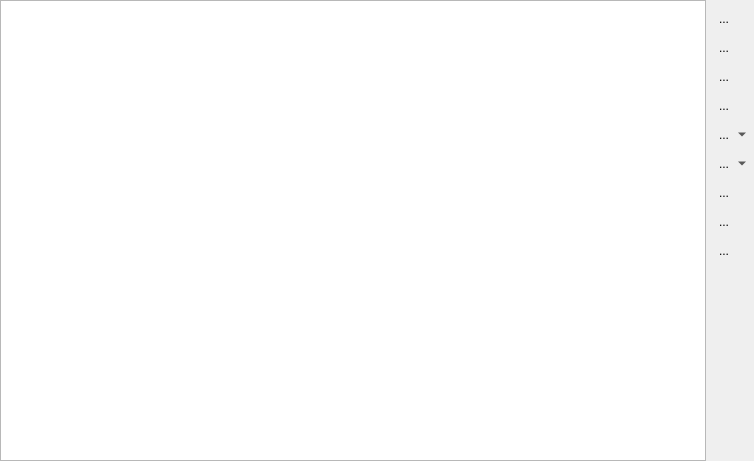
<?xml version="1.0" encoding="UTF-8"?>
<ui version="4.0">
 <class>FormPixelEditor</class>
 <widget class="QWidget" name="FormPixelEditor">
  <property name="geometry">
   <rect>
    <x>0</x>
    <y>0</y>
    <width>754</width>
    <height>461</height>
   </rect>
  </property>
  <property name="windowTitle">
   <string>Form</string>
  </property>
  <layout class="QGridLayout" name="gridLayout">
   <property name="leftMargin">
    <number>0</number>
   </property>
   <property name="topMargin">
    <number>0</number>
   </property>
   <property name="rightMargin">
    <number>4</number>
   </property>
   <property name="bottomMargin">
    <number>0</number>
   </property>
   <property name="horizontalSpacing">
    <number>4</number>
   </property>
   <property name="verticalSpacing">
    <number>0</number>
   </property>
   <item row="0" column="0">
    <widget class="QWGraphicsView" name="graphicsView">
     <property name="alignment">
      <set>Qt::AlignLeading|Qt::AlignLeft|Qt::AlignTop</set>
     </property>
    </widget>
   </item>
   <item row="0" column="1">
    <layout class="QVBoxLayout" name="verticalLayout">
     <property name="spacing">
      <number>8</number>
     </property>
     <property name="leftMargin">
      <number>2</number>
     </property>
     <property name="topMargin">
      <number>8</number>
     </property>
     <property name="rightMargin">
      <number>2</number>
     </property>
     <item>
      <widget class="QToolButton" name="toolBtnSave">
       <property name="text">
        <string>...</string>
       </property>
       <property name="iconSize">
        <size>
         <width>28</width>
         <height>28</height>
        </size>
       </property>
       <property name="autoRaise">
        <bool>true</bool>
       </property>
      </widget>
     </item>
     <item>
      <widget class="QToolButton" name="toolBntSelect">
       <property name="autoFillBackground">
        <bool>false</bool>
       </property>
       <property name="text">
        <string>...</string>
       </property>
       <property name="iconSize">
        <size>
         <width>28</width>
         <height>28</height>
        </size>
       </property>
       <property name="autoRaise">
        <bool>true</bool>
       </property>
      </widget>
     </item>
     <item>
      <widget class="QToolButton" name="toolBntEdit">
       <property name="text">
        <string>...</string>
       </property>
       <property name="iconSize">
        <size>
         <width>28</width>
         <height>28</height>
        </size>
       </property>
       <property name="autoRaise">
        <bool>true</bool>
       </property>
      </widget>
     </item>
     <item>
      <widget class="QToolButton" name="toolBntMeasure">
       <property name="text">
        <string>...</string>
       </property>
       <property name="iconSize">
        <size>
         <width>28</width>
         <height>28</height>
        </size>
       </property>
       <property name="autoRaise">
        <bool>true</bool>
       </property>
      </widget>
     </item>
     <item>
      <widget class="QToolButton" name="toolBtnMove">
       <property name="contextMenuPolicy">
        <enum>Qt::DefaultContextMenu</enum>
       </property>
       <property name="text">
        <string>...</string>
       </property>
       <property name="iconSize">
        <size>
         <width>28</width>
         <height>28</height>
        </size>
       </property>
       <property name="popupMode">
        <enum>QToolButton::MenuButtonPopup</enum>
       </property>
       <property name="autoRaise">
        <bool>true</bool>
       </property>
      </widget>
     </item>
     <item alignment="Qt::AlignHCenter">
      <widget class="QToolButton" name="toolBtnRotateFlip">
       <property name="text">
        <string>...</string>
       </property>
       <property name="iconSize">
        <size>
         <width>28</width>
         <height>28</height>
        </size>
       </property>
       <property name="autoRepeat">
        <bool>false</bool>
       </property>
       <property name="popupMode">
        <enum>QToolButton::MenuButtonPopup</enum>
       </property>
       <property name="toolButtonStyle">
        <enum>Qt::ToolButtonIconOnly</enum>
       </property>
       <property name="autoRaise">
        <bool>true</bool>
       </property>
       <property name="arrowType">
        <enum>Qt::NoArrow</enum>
       </property>
      </widget>
     </item>
     <item>
      <widget class="QToolButton" name="toolBtnReserve">
       <property name="text">
        <string>...</string>
       </property>
       <property name="iconSize">
        <size>
         <width>28</width>
         <height>28</height>
        </size>
       </property>
       <property name="autoRaise">
        <bool>true</bool>
       </property>
      </widget>
     </item>
     <item>
      <widget class="QToolButton" name="toolBtnCenter">
       <property name="text">
        <string>...</string>
       </property>
       <property name="iconSize">
        <size>
         <width>28</width>
         <height>28</height>
        </size>
       </property>
       <property name="autoRaise">
        <bool>true</bool>
       </property>
      </widget>
     </item>
     <item>
      <widget class="QToolButton" name="toolBtnAutoResize">
       <property name="text">
        <string>...</string>
       </property>
       <property name="iconSize">
        <size>
         <width>28</width>
         <height>28</height>
        </size>
       </property>
       <property name="autoRaise">
        <bool>true</bool>
       </property>
      </widget>
     </item>
     <item>
      <spacer name="verticalSpacer">
       <property name="orientation">
        <enum>Qt::Vertical</enum>
       </property>
       <property name="sizeHint" stdset="0">
        <size>
         <width>20</width>
         <height>40</height>
        </size>
       </property>
      </spacer>
     </item>
    </layout>
   </item>
  </layout>
  <action name="actFlipHorizontal">
   <property name="icon">
    <iconset resource="Img.qrc">
     <normaloff>:/Image/PixelEditor/FlipHorizontal.svg</normaloff>:/Image/PixelEditor/FlipHorizontal.svg</iconset>
   </property>
   <property name="text">
    <string>水平翻转</string>
   </property>
   <property name="toolTip">
    <string>水平翻转图片或选定内容</string>
   </property>
  </action>
  <action name="actFlipVerital">
   <property name="icon">
    <iconset resource="Img.qrc">
     <normaloff>:/Image/PixelEditor/FlipVertical.svg</normaloff>:/Image/PixelEditor/FlipVertical.svg</iconset>
   </property>
   <property name="text">
    <string>垂直翻转</string>
   </property>
   <property name="toolTip">
    <string>垂直翻转</string>
   </property>
  </action>
  <action name="actRotateLeft">
   <property name="icon">
    <iconset resource="Img.qrc">
     <normaloff>:/Image/PixelEditor/RotateLeft.svg</normaloff>:/Image/PixelEditor/RotateLeft.svg</iconset>
   </property>
   <property name="text">
    <string>向左旋转</string>
   </property>
   <property name="toolTip">
    <string>向左旋转</string>
   </property>
  </action>
  <action name="actRotateRight">
   <property name="icon">
    <iconset resource="Img.qrc">
     <normaloff>:/Image/PixelEditor/RotateRight.svg</normaloff>:/Image/PixelEditor/RotateRight.svg</iconset>
   </property>
   <property name="text">
    <string>向右旋转</string>
   </property>
   <property name="toolTip">
    <string>向右旋转</string>
   </property>
  </action>
  <action name="actMoveUp">
   <property name="icon">
    <iconset resource="Img.qrc">
     <normaloff>:/Image/PixelEditor/MoveUp.svg</normaloff>:/Image/PixelEditor/MoveUp.svg</iconset>
   </property>
   <property name="text">
    <string>上移</string>
   </property>
   <property name="shortcut">
    <string>Up</string>
   </property>
  </action>
  <action name="actMoveDown">
   <property name="icon">
    <iconset resource="Img.qrc">
     <normaloff>:/Image/PixelEditor/MoveDown.svg</normaloff>:/Image/PixelEditor/MoveDown.svg</iconset>
   </property>
   <property name="text">
    <string>下移</string>
   </property>
   <property name="shortcut">
    <string>Down</string>
   </property>
  </action>
  <action name="actMoveLeft">
   <property name="icon">
    <iconset resource="Img.qrc">
     <normaloff>:/Image/PixelEditor/MoveLeft.svg</normaloff>:/Image/PixelEditor/MoveLeft.svg</iconset>
   </property>
   <property name="text">
    <string>左移</string>
   </property>
   <property name="shortcut">
    <string>Left</string>
   </property>
  </action>
  <action name="actMoveRight">
   <property name="icon">
    <iconset resource="Img.qrc">
     <normaloff>:/Image/PixelEditor/MoveRight.svg</normaloff>:/Image/PixelEditor/MoveRight.svg</iconset>
   </property>
   <property name="text">
    <string>右移</string>
   </property>
   <property name="shortcut">
    <string>Right</string>
   </property>
  </action>
  <action name="actMove">
   <property name="icon">
    <iconset resource="Img.qrc">
     <normaloff>:/Image/PixelEditor/Move.svg</normaloff>:/Image/PixelEditor/Move.svg</iconset>
   </property>
   <property name="text">
    <string>移动</string>
   </property>
  </action>
  <action name="actReserve">
   <property name="icon">
    <iconset resource="Img.qrc">
     <normaloff>:/Image/PixelEditor/Reverse.svg</normaloff>:/Image/PixelEditor/Reverse.svg</iconset>
   </property>
   <property name="text">
    <string>反色</string>
   </property>
   <property name="toolTip">
    <string>反色</string>
   </property>
  </action>
  <action name="actAutoResize">
   <property name="icon">
    <iconset resource="Img.qrc">
     <normaloff>:/Image/PixelEditor/Resize.svg</normaloff>:/Image/PixelEditor/Resize.svg</iconset>
   </property>
   <property name="text">
    <string>自适应大小</string>
   </property>
   <property name="toolTip">
    <string>自适应大小</string>
   </property>
  </action>
  <action name="actCenter">
   <property name="icon">
    <iconset resource="Img.qrc">
     <normaloff>:/Image/PixelEditor/Center.svg</normaloff>:/Image/PixelEditor/Center.svg</iconset>
   </property>
   <property name="text">
    <string>居中</string>
   </property>
   <property name="toolTip">
    <string>居中</string>
   </property>
  </action>
  <action name="actSelect">
   <property name="checkable">
    <bool>true</bool>
   </property>
   <property name="icon">
    <iconset resource="Img.qrc">
     <normaloff>:/Image/PixelEditor/Select.svg</normaloff>:/Image/PixelEditor/Select.svg</iconset>
   </property>
   <property name="text">
    <string>选择</string>
   </property>
   <property name="toolTip">
    <string>选择</string>
   </property>
  </action>
  <action name="actEdit">
   <property name="checkable">
    <bool>true</bool>
   </property>
   <property name="icon">
    <iconset resource="Img.qrc">
     <normaloff>:/Image/PixelEditor/Edit.svg</normaloff>:/Image/PixelEditor/Edit.svg</iconset>
   </property>
   <property name="text">
    <string>编辑</string>
   </property>
   <property name="toolTip">
    <string>编辑</string>
   </property>
  </action>
  <action name="actMeasure">
   <property name="checkable">
    <bool>true</bool>
   </property>
   <property name="icon">
    <iconset resource="Img.qrc">
     <normaloff>:/Image/PixelEditor/Measure.svg</normaloff>:/Image/PixelEditor/Measure.svg</iconset>
   </property>
   <property name="text">
    <string>测量</string>
   </property>
   <property name="toolTip">
    <string>测量</string>
   </property>
  </action>
  <action name="actSave">
   <property name="icon">
    <iconset resource="Img.qrc">
     <normaloff>:/Image/PixelEditor/Save.svg</normaloff>:/Image/PixelEditor/Save.svg</iconset>
   </property>
   <property name="text">
    <string>保存</string>
   </property>
   <property name="toolTip">
    <string>保存</string>
   </property>
   <property name="shortcut">
    <string>Ctrl+S</string>
   </property>
  </action>
  <action name="actLockAuxiliaryLine">
   <property name="icon">
    <iconset resource="Img.qrc">
     <normaloff>:/Image/PixelEditor/Lock.svg</normaloff>:/Image/PixelEditor/Lock.svg</iconset>
   </property>
   <property name="text">
    <string>锁定</string>
   </property>
   <property name="toolTip">
    <string>锁定辅助线</string>
   </property>
  </action>
  <action name="actHideAuxiliaryLine">
   <property name="icon">
    <iconset resource="Img.qrc">
     <normaloff>:/Image/PixelEditor/Invisible.svg</normaloff>:/Image/PixelEditor/Invisible.svg</iconset>
   </property>
   <property name="text">
    <string>隐藏</string>
   </property>
   <property name="toolTip">
    <string>隐藏辅助线</string>
   </property>
  </action>
  <action name="actClearAuxiliaryLines">
   <property name="text">
    <string>清除</string>
   </property>
   <property name="toolTip">
    <string>清除全部辅助线</string>
   </property>
  </action>
  <action name="actAlignHCenter">
   <property name="icon">
    <iconset resource="Img.qrc">
     <normaloff>:/Image/ComImgEditor/HCenter.svg</normaloff>:/Image/ComImgEditor/HCenter.svg</iconset>
   </property>
   <property name="text">
    <string>水平居中</string>
   </property>
  </action>
  <action name="actAlignVCenter">
   <property name="icon">
    <iconset resource="Img.qrc">
     <normaloff>:/Image/ComImgEditor/VCenter.svg</normaloff>:/Image/ComImgEditor/VCenter.svg</iconset>
   </property>
   <property name="text">
    <string>垂直居中</string>
   </property>
  </action>
 </widget>
 <customwidgets>
  <customwidget>
   <class>QWGraphicsView</class>
   <extends>QGraphicsView</extends>
   <header location="global">qwgraphicsview.h</header>
  </customwidget>
 </customwidgets>
 <resources>
  <include location="Img.qrc"/>
 </resources>
 <connections/>
</ui>
